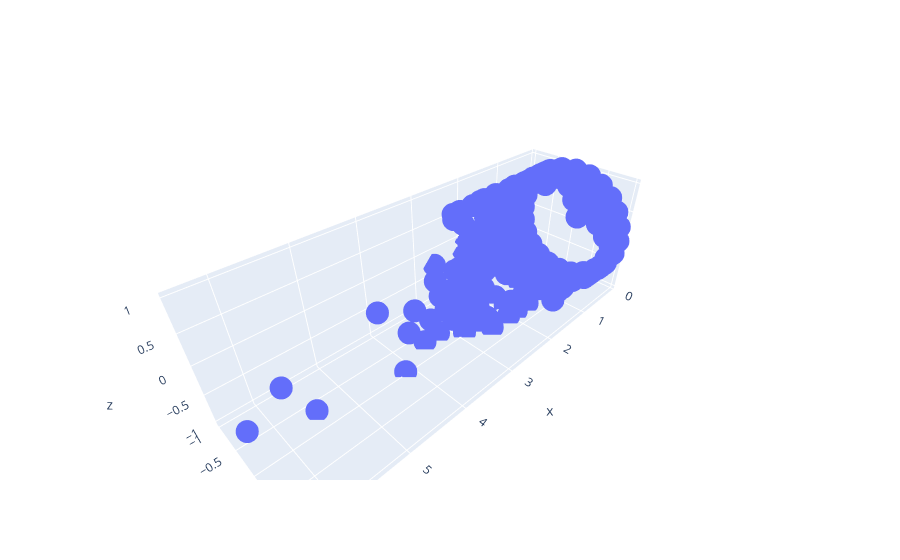

Write notebook code for a chart like this one.
### Code cell
import plotly.graph_objects as go
import numpy as np

# Helix equation

fig = go.Figure(data=[go.Scatter3d(x=df1.iloc[:,0], y=df1.iloc[:,1], z=df1.iloc[:,2],
                                   mode='markers')])
fig.show()

### Figure 1 — Plotly figure (JSON) as saved in the notebook; plotly's stock layout.template omitted (floating-point values rounded to 4 significant figures; data arrays with more than 128 entries replaced by an {"elided": "..."} marker saying what was removed)
{"data": [{"mode": "markers", "type": "scatter3d", "x": {"elided": "432 float values"}, "y": {"elided": "432 float values"}, "z": {"elided": "432 float values"}}], "layout": {}}
